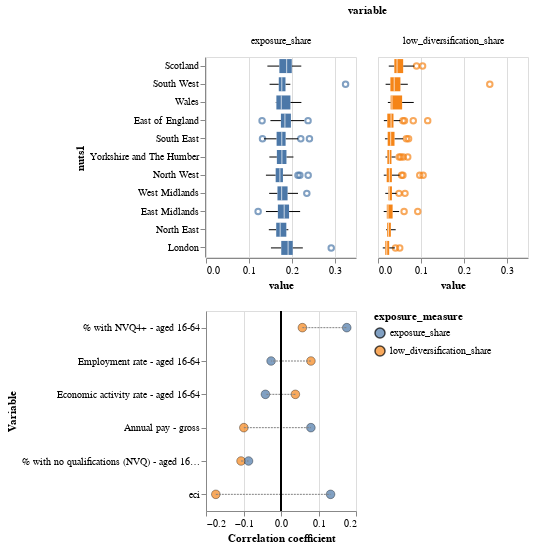

Notebook code cell kept with this figure:
### Code cell
geo_diffs = alt.vconcat(bp,ch).resolve_scale(color='independent')
save_altair(geo_diffs,'geo_comparisons',driver)

geo_diffs

### Figure 1 — Vega-Lite specification as saved in the notebook (floating-point values rounded to 4 significant figures; data arrays with more than 128 entries replaced by an {"elided": "..."} marker saying what was removed)
{"config": {"view": {"continuousWidth": 400, "continuousHeight": 300}}, "vconcat": [{"data": {"name": "data-0073610352783edb2b9df09ebf3bbf94"}, "mark": "boxplot", "encoding": {"color": {"type": "nominal", "field": "variable", "legend": null}, "column": {"type": "nominal", "field": "variable"}, "x": {"type": "quantitative", "field": "value"}, "y": {"type": "nominal", "field": "nuts1", "sort": ["Scotland", "South West", "Wales", "East of England", "South East", "Yorkshire and The Humber", "North West", "West Midlands", "East Midlands", "North East", "London"]}}, "height": 200, "width": 150}, {"layer": [{"mark": {"type": "point", "filled": true, "size": 75, "stroke": "black", "strokeWidth": 0.5}, "encoding": {"color": {"type": "nominal", "field": "exposure_measure"}, "x": {"type": "quantitative", "field": "value"}, "y": {"type": "nominal", "field": "variable", "sort": {"field": "value", "op": "min", "order": "descending"}, "title": "Variable"}}, "height": 200, "width": 150}, {"mark": {"type": "line", "stroke": "grey", "strokeDash": [2, 1], "strokeWidth": 1}, "encoding": {"detail": {"type": "nominal", "field": "variable"}, "x": {"type": "quantitative", "field": "value"}, "y": {"type": "nominal", "field": "variable", "sort": {"field": "value", "op": "min", "order": "descending"}, "title": "Variable"}}, "height": 200, "width": 150}, {"mark": "rule", "encoding": {"x": {"type": "quantitative", "field": "v", "title": "Correlation coefficient"}}, "height": 200, "width": 150}], "data": {"name": "data-cbe7ba1dc3536a342e9ee47680c2a233"}}], "resolve": {"scale": {"color": "independent"}}, "$schema": "https://vega.github.io/schema/vega-lite/v4.8.1.json", "datasets": {"data-0073610352783edb2b9df09ebf3bbf94": {"elided": "742 records"}, "data-cbe7ba1dc3536a342e9ee47680c2a233": [{"variable": "% with NVQ4+ - aged 16-64", "exposure_measure": "low_diversification_share", "value": 0.05702, "v": 0}, {"variable": "% with no qualifications (NVQ) - aged 16-64", "exposure_measure": "low_diversification_share", "value": -0.1066, "v": 0}, {"variable": "Annual pay - gross", "exposure_measure": "low_diversification_share", "value": -0.0991, "v": 0}, {"variable": "Economic activity rate - aged 16-64", "exposure_measure": "low_diversification_share", "value": 0.03834, "v": 0}, {"variable": "Employment rate - aged 16-64", "exposure_measure": "low_diversification_share", "value": 0.07984, "v": 0}, {"variable": "eci", "exposure_measure": "low_diversification_share", "value": -0.1738, "v": 0}, {"variable": "% with NVQ4+ - aged 16-64", "exposure_measure": "exposure_share", "value": 0.1754, "v": 0}, {"variable": "% with no qualifications (NVQ) - aged 16-64", "exposure_measure": "exposure_share", "value": -0.08655, "v": 0}, {"variable": "Annual pay - gross", "exposure_measure": "exposure_share", "value": 0.07969, "v": 0}, {"variable": "Economic activity rate - aged 16-64", "exposure_measure": "exposure_share", "value": -0.04151, "v": 0}, {"variable": "Employment rate - aged 16-64", "exposure_measure": "exposure_share", "value": -0.02642, "v": 0}, {"variable": "eci", "exposure_measure": "exposure_share", "value": 0.1322, "v": 0}]}}
